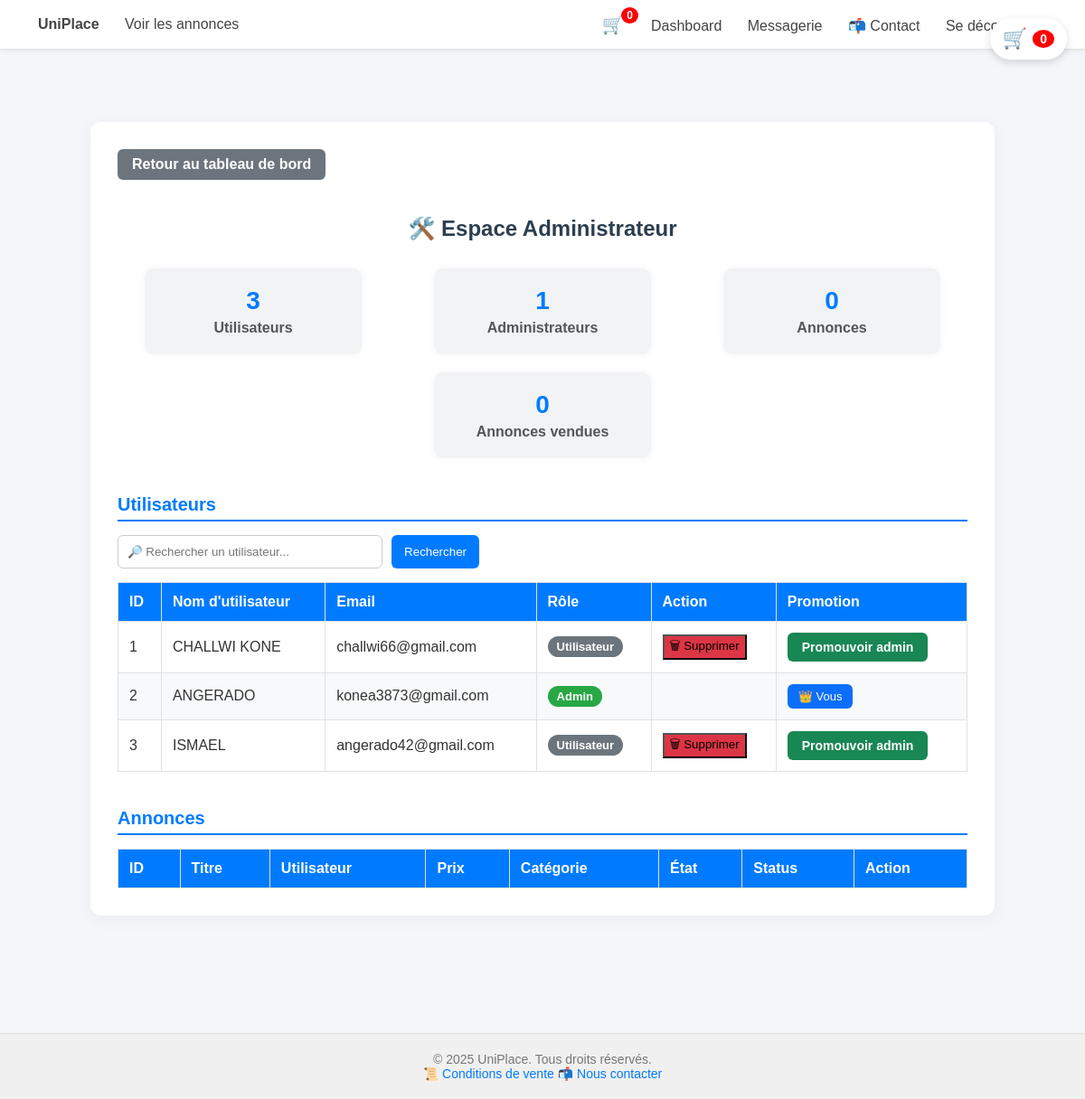
The app's page /admin (signed in) with its own data.
### app/models.py (models this page shows)
class User(UserMixin, db.Model):
    id = db.Column(db.Integer, primary_key=True)
    username = db.Column(db.String(80), unique=True, nullable=False)
    email = db.Column(db.String(120), unique=True, nullable=False)
    password = db.Column(db.String(200), nullable=False)
    is_admin = db.Column(db.Boolean, default=False)
    email_confirmed = db.Column(db.Boolean, default=False)
    usdt_address = db.Column(db.String(200), nullable=True)
    bank_name = db.Column(db.String(100), nullable=True)
    card_number = db.Column(db.String(50), nullable=True)
    card_holder = db.Column(db.String(100), nullable=True)

### app/routes/admin.py (the view)
@admin_bp.route('/admin', methods=['GET'])
@login_required
def admin_panel():
    if not current_user.is_admin:
        abort(403)
    search_query = request.args.get('search', '')
    if search_query:
        users = User.query.filter(
            (User.username.ilike(f"%{search_query}%")) |
            (User.email.ilike(f"%{search_query}%"))
        ).all()
    else:
        users = User.query.all()
    listings = Listing.query.order_by(Listing.created_at.desc()).all()
    total_users = User.query.count()
    total_admins = User.query.filter_by(is_admin=True).count()
    total_listings = Listing.query.count()
    total_sold = Listing.query.filter_by(is_sold=True).count()
    return render_template(
        'admin_panel.html',  # ✅ Correction ici
        users=users,
        listings=listings,
        search_query=search_query,
        total_users=total_users,
        total_admins=total_admins,
        total_listings=total_listings,
        total_sold=total_sold
    )

### app/routes/auth.py (called while the page is built)
@login_manager.user_loader
def load_user(user_id):
    return User.query.get(int(user_id))

### app/templates/admin_panel.html (shortened to what this page needs)
{% extends "base.html" %}
{% block content %}
<div class="admin-container">
    <a href="{{ url_for('main.dashboard') }}" class="return-btn"> {{ _('Retour au tableau de bord') }}</a>
    <h2>🛠️ {{ _('Espace Administrateur') }}</h2>
    <div class="stats-row">
        <div class="stat-box">
            <h3>{{ total_users }}</h3>
            <p>{{ _('Utilisateurs') }}</p>
        </div>
        <div class="stat-box">
            <h3>{{ total_admins }}</h3>
            <p>{{ _('Administrateurs') }}</p>
        </div>
        <div class="stat-box">
            <h3>{{ total_listings }}</h3>
            <p>{{ _('Annonces') }}</p>
        </div>
        <div class="stat-box">
            <h3>{{ total_sold }}</h3>
            <p>{{ _('Annonces vendues') }}</p>
        </div>
    </div>
    <div class="section-title">{{ _('Utilisateurs') }}</div>
    <form method="GET" action="{{ url_for('admin.admin_panel') }}" class="search-form">
        <input type="text" name="search" value="{{ search_query }}" placeholder="🔎 {{ _('Rechercher un utilisateur...') }}">
        <button type="submit">{{ _('Rechercher') }}</button>
    </form>
    <table>
        <thead>
            <tr>
                <th>{{ _('ID') }}</th>
                <th>{{ _('Nom d\'utilisateur') }}</th>
                <th>{{ _('Email') }}</th>
                <th>{{ _('Rôle') }}</th>
                <th>{{ _('Action') }}</th>
                <th>{{ _('Promotion') }}</th>
            </tr>
        </thead>
        <tbody>
            {% for user in users %}
            <tr>
                <td>{{ user.id }}</td>
                <td>{{ user.username }}</td>
                <td>{{ user.email }}</td>
                <td>
                    {% if user.is_admin %}
                        <span class="badge badge-admin">{{ _('Admin') }}</span>
                    {% else %}
                        <span class="badge badge-user">{{ _('Utilisateur') }}</span>
                    {% endif %}
                </td>
                <td>
                    {% if not user.is_admin %}
                    <form method="POST" action="{{ url_for('admin.delete_user', user_id=user.id) }}" onsubmit="return confirm('{{ _('Supprimer cet utilisateur ?') }}');" style="display: inline;">
                        <button type="submit" class="btn-delete">🗑 {{ _('Supprimer') }}</button>
                    </form>
                    {% endif %}
                </td>
                <td>
                    <div style="display: flex; gap: 10px; align-items: center;">
    {% if not user.is_admin %}
        <form method="POST" action="{{ url_for('admin.make_admin', user_id=user.id) }}" onsubmit="return confirm('{{ _('Confirmer la promotion au rôle admin ?') }}');">
            <button type="submit" class="admin-btn promote">
                 {{ _('Promouvoir admin') }}
            </button>
        </form>
    {% else %}
        <span class="admin-badge">👑 {{ _('Vous') }}</span>
    {% endif %}
</div>
                </td>
            </tr>
            {% endfor %}
        </tbody>
    </table>
    <div class="section-title">{{ _('Annonces') }}</div>
    <table>
        <thead>
            <tr>
               <th>{{ _('ID') }}</th>
                <th>{{ _('Titre') }}</th>
                <th>{{ _('Utilisateur') }}</th>
                <th>{{ _('Prix') }}</th>
                <th>{{ _('Catégorie') }}</th>
                <th>{{ _('État') }}</th>
                <th>{{ _('Status') }}</th>
                <th>{{ _('Action') }}</th>
            </tr>
        </thead>
    </table>
</div>
{% endblock %}

### app/templates/base.html (style rules this page uses)
body { margin: 0; font-family: 'Segoe UI', sans-serif; background-color: #f4f6f8; color: #333; }
a { text-decoration: none; color: #007BFF; }
body { font-family: Arial, sans-serif; margin: 0; padding: 0; }

### app/templates/admin_panel.html (style rules this page uses)
body { background-color: #f4f6f9; font-family: 'Segoe UI', sans-serif; }
.admin-container { max-width: 1100px; margin: 40px auto; background-color: white; padding: 30px; border-radius: 12px; box-shadow: 0 4px 20px rgba(0, 0, 0, 0.05); }
.return-btn { display: inline-block; background-color: #6c757d; color: white; padding: 8px 16px; border-radius: 6px; text-decoration: none; margin-bottom: 20px; font-weight: bold; }
h2 { color: #2c3e50; text-align: center; margin-bottom: 30px; }
.stats-row { display: flex; justify-content: space-around; text-align: center; margin-bottom: 40px; flex-wrap: wrap; gap: 20px; }
.stat-box { background-color: #f1f3f5; padding: 20px; border-radius: 10px; width: 200px; box-shadow: 0 0 10px rgba(0,0,0,0.05); }
.stat-box h3 { margin: 0; font-size: 28px; color: #007BFF; }
.stat-box p { margin: 5px 0 0; font-weight: bold; color: #555; }
.section-title { margin-top: 40px; margin-bottom: 10px; color: #007BFF; font-weight: bold; font-size: 20px; border-bottom: 2px solid #007BFF; padding-bottom: 5px; }
.search-form { margin: 15px 0; display: flex; gap: 10px; max-width: 400px; }
.search-form input { flex: 1; padding: 10px; border: 1px solid #ccc; border-radius: 6px; }
.search-form button { padding: 10px 14px; background-color: #007BFF; color: white; border: none; border-radius: 6px; cursor: pointer; }
table { width: 100%; border-collapse: collapse; margin-top: 15px; }
th, td { border: 1px solid #dee2e6; padding: 12px; text-align: left; }
th { background-color: #007BFF; color: white; }
tr:nth-child(even) { background-color: #f8f9fa; }
.badge { display: inline-block; padding: 4px 10px; border-radius: 12px; font-size: 13px; font-weight: bold; }
.badge-admin { background-color: #28a745; color: white; }
.badge-user { background-color: #6c757d; color: white; }
.admin-btn { padding: 8px 16px; font-weight: 600; font-size: 14px; border: none; border-radius: 6px; cursor: pointer; transition: background-color 0.3s ease, transform 0.2s ease; }
.admin-btn.promote { background-color: #198754; color: white; }
.admin-badge { background-color: #0d6efd; color: white; font-size: 13px; padding: 6px 12px; border-radius: 6px; }
.btn-delete { background-color: #dc3545; }
body { font-family: Arial, sans-serif; margin: 0; padding: 0; }

### records on screen
User: id "1", username "CHALLWI KONE", email "challwi66@gmail.com"
User: id "2", username "ANGERADO", email "konea3873@gmail.com"
User: id "3", username "ISMAEL", email "angerado42@gmail.com"

### other values on screen
{{ panier_count }} "0"
{{ total_users }} "3"
{{ total_admins }} "1"
{{ total_listings }} "0"
{{ total_sold }} "0"
{{ current_year or 2025 }} "2025"
